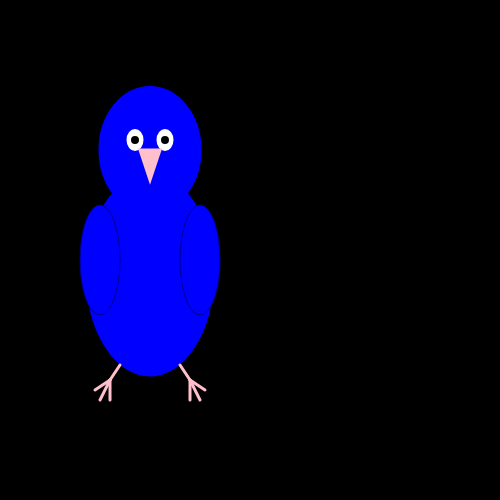
Frame 1 (no input)
Frame 60 (no input): identical to frame 1, image omitted
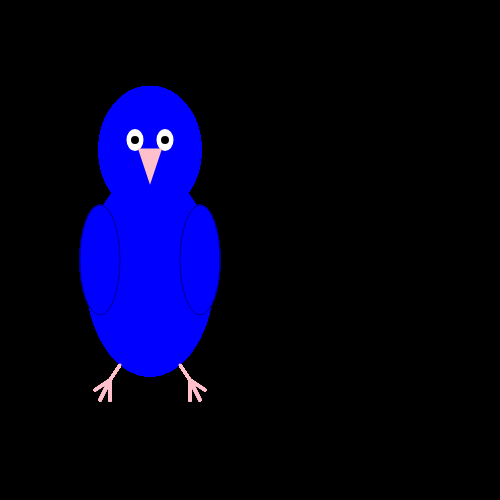
Frame 120 (the mouse pressed at the canvas centre since frame 60)

The p5.js sketch that drew these frames (run headless with seeded random() and noise() and a simulated clock; from frame 60 on, the mouse is pressed at the canvas centre):

// p5.js sketch
// ── sketch.js
var eyeW =20;
var eyeH =25;
var leftfootX =110;
var leftfootY =380;
var pupilY =140;
var bodyColor = "blue";

function setup() {
  // put setup code here
  createCanvas(500,500);
  background (0,0,0);
  pointX = width/2;
  pointY = height/2;
}

function draw() {
  // put drawing code here

  if(mouseX < width/2){
    console.log("left hand side");
    background("black");// flood the background: redraws the background every loop for a more fluid design
    //delete background and it would then make the train (not fluid view)
  }

  if(mouseX > width/2){
    console.log("right hand side");
    background("white");

  }

  pointX = mouseX; //mouseX gives the position of the cursor
  pointY = mouseY; //mouseY gives the position of the cursor


//body
  fill(bodyColor);
  stroke("Blue");
  strokeWeight(3);
  ellipse(150,150,100,125);//head
  ellipse(150,275,125,200);//body


  //eyes
  fill("White");
  ellipse(135,140,eyeW,eyeH);//left eye
  ellipse(165,140,eyeW,eyeH);//right eye
  //pupils
  fill(0,0,0);//black
  stroke(0,0,0);//black
  strokeWeight(3);
  ellipse(135,pupilY,5,5);//left pupil
  ellipse(165,pupilY,5,5);//right pupil

//beak
  fill("Pink");
  stroke("Pink");
triangle(160,150,150,180,140,150);
  //point1=w/2,h/2
  //point2=w/2+10,h/2+10
  //point3=w/2-10,h/2+10


//feet
stroke("Pink");
strokeWeight(3);
//left foot
line(120,365,110,380); //leg
line(leftfootX,leftfootY,95,390); //left talon
line(leftfootX,leftfootY,110,400); //right talon
line(leftfootX,leftfootY,100,400); //middle talon
//right foot
line(180,365,190,380); //leg
line(190,380,205,390); //right talon
line(190,380,190,400); //left talon
line(190,380,200,400); //middle talon

//right wing
fill(bodyColor);
strokeWeight(1);
stroke("DarkBlue");
ellipse(200,260,40,110);

//left wing
fill(bodyColor);
strokeWeight(1);
stroke("DarkBlue");
ellipse(100,260,40,110);

} //end draw


function keyPressed (){

  if (key == "m"){
    bodyColor = "blue";
}

  if (key == "n"){
    bodyColor = "purple";
  }
}
